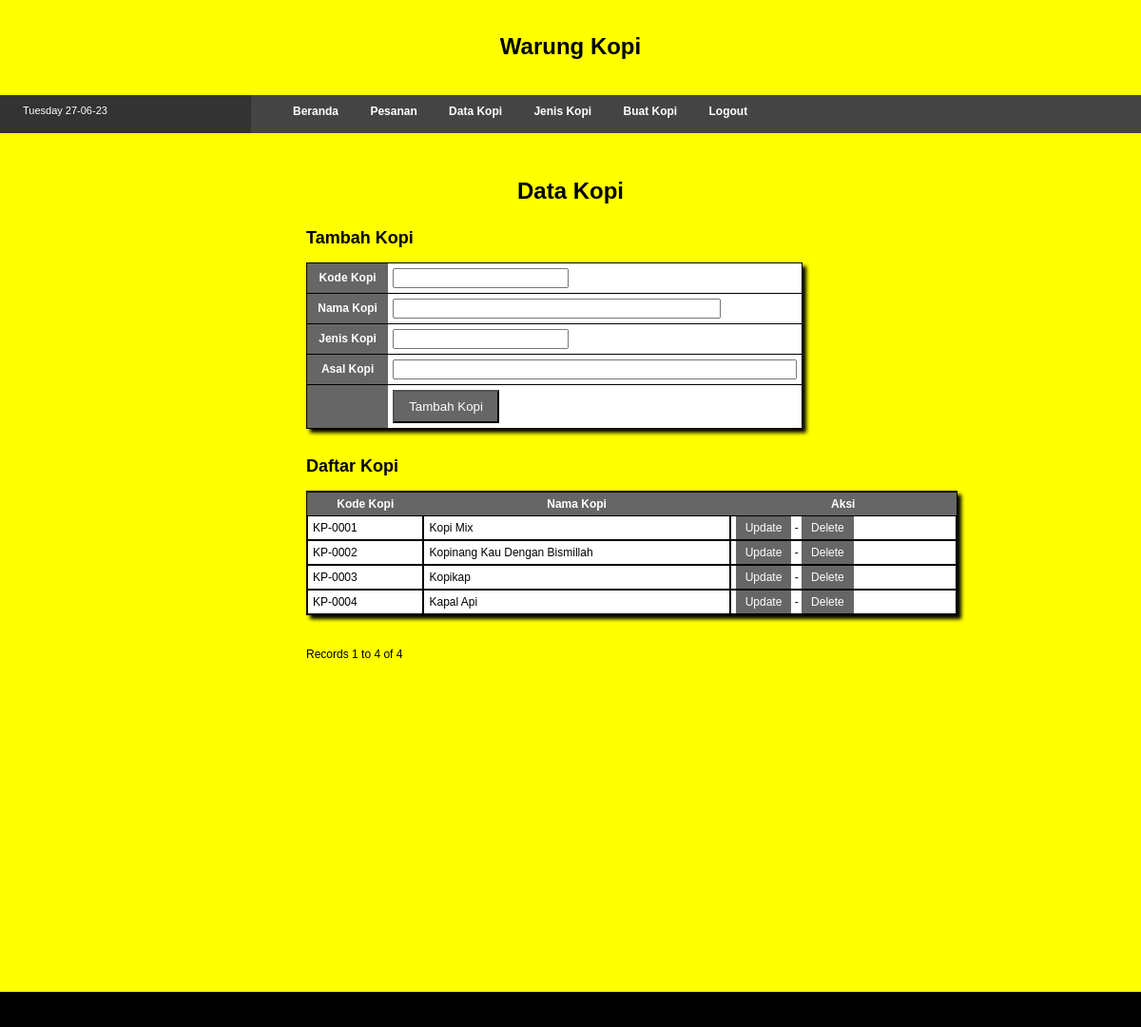
The page /admin-kopi.php (signed in) on the database its author committed.
### tables this page shows
CREATE TABLE IF NOT EXISTS `kopi` (
  `kodekopi` varchar(250) NOT NULL,
  `namakopi` varchar(250) NOT NULL,
  `jeniskopi` varchar(250) NOT NULL,
  `asal` varchar(250) NOT NULL,
  PRIMARY KEY (`kodekopi`)
);

### admin-kopi.php (the view, shortened to what this page needs)
<?php require_once('Connections/koneksi_kopi.php'); ?>
<?php
$editFormAction = $_SERVER['PHP_SELF'];
if (isset($_SERVER['QUERY_STRING'])) {
  $editFormAction .= "?" . htmlentities($_SERVER['QUERY_STRING']);
}
$maxRows_Recordset_kopi = 10;
$pageNum_Recordset_kopi = 0;
$startRow_Recordset_kopi = $pageNum_Recordset_kopi * $maxRows_Recordset_kopi;
$query_Recordset_kopi = "SELECT * FROM kopi";
$query_limit_Recordset_kopi = sprintf("%s LIMIT %d, %d", $query_Recordset_kopi, $startRow_Recordset_kopi, $maxRows_Recordset_kopi);
$Recordset_kopi = mysql_query($query_limit_Recordset_kopi, $koneksi_kopi) or die(mysql_error());
$row_Recordset_kopi = mysql_fetch_assoc($Recordset_kopi);
if (isset($_GET['totalRows_Recordset_kopi'])) {
  $totalRows_Recordset_kopi = $_GET['totalRows_Recordset_kopi'];
} else {
  $all_Recordset_kopi = mysql_query($query_Recordset_kopi);
  $totalRows_Recordset_kopi = mysql_num_rows($all_Recordset_kopi);
}
$totalPages_Recordset_kopi = ceil($totalRows_Recordset_kopi/$maxRows_Recordset_kopi)-1;
?>
<!DOCTYPE html PUBLIC "-//W3C//DTD XHTML 1.0 Transitional//EN" "http://www.w3.org/TR/xhtml1/DTD/xhtml1-transitional.dtd">
<html xmlns="http://www.w3.org/1999/xhtml">
<head>
<link href="style.css" rel="stylesheet" type="text/css" />
</head>
<body>
	<div id='header'>
        <h1 id="judul_logo"> Warung Kopi </h1>
    </div>
    <div id="menubar">
    	<div id="menubar_left">
        	<?php echo date("l d-m-y"); ?>
		</div>
        <div id="menubar_right">
        	<a href="admin.php">Beranda</a>
       	  	<a href="admin-pesanan.php">Pesanan</a>
        	<a href="admin-kopi.php">Data Kopi</a>
          	<a href="admin-jenis.php">Jenis Kopi</a>
			<a href="admin-buat.php">Buat Kopi</a>
            <a href="logout.php">Logout</a>
    	</div>
    </div>
    <div id="content">
   	  <h1 id="judul_logo">Data Kopi</h1>
      <div class="container">
        	<h2>Tambah Kopi</h2>
            <form name="form" action="<?php echo $editFormAction; ?>" method="POST">
            	<table width="61%" border="0" cellpadding="5" cellspacing="0" class="standar_tabel">
                  <tr>
                    <th scope="row">Kode Kopi</th>
                    <td><input type="text" name="kodekopi" id="kodekopi" /></td>
                  </tr>
                  <tr>
                    <th scope="row">Nama Kopi</th>
                    <td><input name="namakopi" type="text" id="namakopi" size="40" /></td>
                  </tr>
                  <tr>
                    <th scope="row">Jenis Kopi</th>
                    <td><input type="text" name="jeniskopi" id="jeniskopi" /></td>
                  </tr>
                  <tr>
                    <th scope="row">Asal Kopi</th>
                    <td><input name="asalkopi" type="text" id="asalkopi" size="50" /></td>
                  </tr>
                  <tr>
                    <th scope="row">&nbsp;</th>
                    <td><input name="submit" type="submit" class="btn" id="submit" value="Tambah Kopi" /></td>
                  </tr>
                </table>
        </form><br />
        <h2>Daftar Kopi</h2>
        <table width="80%" border="0" cellpadding="5" cellspacing="0" class="tabel_tegak">
          <tr>
            <th scope="col">Kode Kopi</th>
            <th scope="col">Nama Kopi</th>
            <th scope="col">Aksi</th>
          </tr>
          <?php do { ?>
          <tr>
            <td><?php echo $row_Recordset_kopi['kodekopi']; ?></td>
            <td><?php echo $row_Recordset_kopi['namakopi']; ?></td>
            <td><a href="admin-kopi-update.php?kodekopi=<?php echo $row_Recordset_kopi['kodekopi']; ?>" class="btn_th">Update</a> - <a href="admin-kopi-delete.php?kodekopi=<?php echo $row_Recordset_kopi['kodekopi']; ?>" class="btn_th">Delete</a></td>
          </tr>
          <?php } while ($row_Recordset_kopi = mysql_fetch_assoc($Recordset_kopi)); ?>
        </table><br />
        <table border="0">
          <tr>
            <td><?php if ($pageNum_Recordset_kopi > 0) {  ?>
                <?php }  ?></td>
            <td><?php if ($pageNum_Recordset_kopi > 0) {  ?>
                <?php }  ?></td>
            <td><?php if ($pageNum_Recordset_kopi < $totalPages_Recordset_kopi) {  ?>
                <?php }  ?></td>
            <td><?php if ($pageNum_Recordset_kopi < $totalPages_Recordset_kopi) {  ?>
                <?php }  ?></td>
          </tr>
        </table><br />
Records <?php echo ($startRow_Recordset_kopi + 1) ?> to <?php echo min($startRow_Recordset_kopi + $maxRows_Recordset_kopi, $totalRows_Recordset_kopi) ?> of <?php echo $totalRows_Recordset_kopi ?> </div>
        <br />
    </div>
    <div id="footer"></div>
</body>
</html>

### style.css (style rules this page uses)
body { font-family:Tahoma, Geneva, sans-serif; font-size: 12px; margin: 0px; padding: 0px; background-color: #fff; }
#header { background-color:yellow; height:100px; text-align:center; justify-content:center; }
#judul_logo { text-align:center; margin:auto; padding-top:35px; }
#menubar { height:40px; overflow:auto; }
#menubar_left { width:20%; background-color:#333; color:white; float:left; padding-top:10px; height:30px; font-size:11px; padding-left:2%; }
#menubar_right { width:76%; background-color:#444; float:right; padding-top:10px; height:30px; padding-left:2%; }
#menubar_right a { padding:10px; margin-left:10px; color:#fff; text-decoration:none; font-weight:bold; font-size:12px; font-family:Tahoma, Geneva, sans-serif; }
#content { overflow:auto; width:98%; background-color:yellow; padding:1%; padding-bottom:27%; }
#footer { overflow:auto; width:98%; background-color:black; padding:1%; padding-bottom:25px; }
.btn { padding: 8px 15px; background-color: #666; color: #fff }
.btn_th { padding: 5px 10px; background-color: #666; color: #fff; text-decoration:none; }
.container { margin-left: 300px; padding: 10px; }
.standar_tabel { border-bottom:1px solid black; border-left:1px solid black; border-right:1px solid black; box-shadow:4px 4px 4px black; }
.standar_tabel th { background-color:#666; color:white; width:25%; border-top:1px solid black; }
.standar_tabel td { border-top:1px solid black; width:75%; background-color:#fff; }
.tabel_tegak { border:1px solid black; box-shadow:4px 4px 4px black; }
.tabel_tegak th { background-color:#666; color:white; text-align:center; border-top:1px solid black; }
.tabel_tegak td { background-color:#fff; border:1px solid black; }

### rows shown on the page
kopi: kodekopi "KP-0001", namakopi "Kopi Mix"
kopi: kodekopi "KP-0002", namakopi "Kopinang Kau Dengan Bismillah"
kopi: kodekopi "KP-0003", namakopi "Kopikap"
kopi: kodekopi "KP-0004", namakopi "Kapal Api"

### other values the page prints
$startRow_Recordset_kopi + 1 "1"
$totalRows_Recordset_kopi "4"
